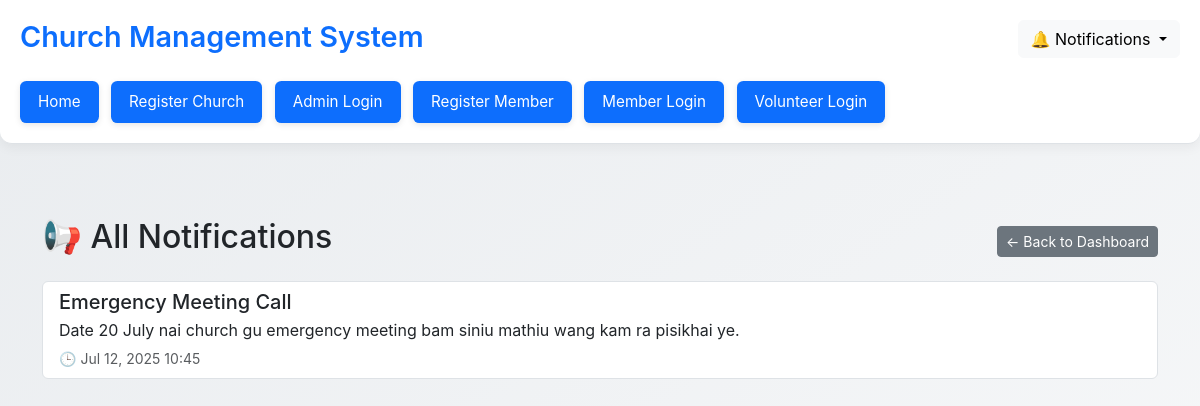
The page /member-notifications/ (signed in) on the database its author committed.
### church/models.py (models this page shows, shortened)
class Announcement(models.Model):
    church = models.ForeignKey(Church, on_delete=models.CASCADE)
    title = models.CharField(max_length=255)
    content = models.TextField(blank=True)  # Announcement message
    created_by = models.ForeignKey(User, on_delete=models.SET_NULL, null=True, blank=True)
    event = models.ForeignKey(Event, on_delete=models.SET_NULL, null=True, blank=True)
    user = models.ForeignKey(User, on_delete=models.CASCADE, related_name='personal_announcements', null=True, blank=True, help_text="Leave blank for public announcements.")
    is_public = models.BooleanField(default=True)
    is_read = models.BooleanField(default=False)  # Only for personal announcements
    created_at = models.DateTimeField(auto_now_add=True)
    class Meta:
        ordering = ['-created_at']

### church/views.py (the view)
# urls.py: path('member-notifications/', views.member_notifications, name='member_notifications'),
@login_required
def member_notifications(request):
    user = request.user
    try:
        church = user.member.church
    except AttributeError:
        return render(request, 'church/error.html', {
            'message': "You do not belong to any church profile."
        })
    notifications = Announcement.objects.filter(
        Q(church=church),
        Q(is_public=True, user__isnull=True) | Q(user=user)
    ).order_by('-created_at')
    return render(request, 'church/member_notification_list.html', {
        'notifications': notifications
    })

### church/templates/church/member_notification_list.html
{% extends 'base_generic.html' %}
{% block content %}
<div class="container mt-4">
    <div class="d-flex justify-content-between align-items-center">
        <h2>📢 All Notifications</h2>
        <a href="{% url 'church:member_dashboard' %}" class="btn btn-sm btn-secondary">← Back to Dashboard</a>
    </div>
    <ul class="list-group mt-3">
        {% for announcement in notifications %}
        <li class="list-group-item">
            <h5 class="mb-1">{{ announcement.title }}</h5>
            <p class="mb-1">{{ announcement.content }}</p>
            <small class="text-muted">🕒 {{ announcement.created_at|date:"M d, Y H:i" }}</small>
        </li>
        {% empty %}
        <li class="list-group-item">No notifications found.</li>
        {% endfor %}
    </ul>
</div>
{% endblock %}

### church/templates/base_generic.html (style rules this page uses)
body { background: linear-gradient(145deg, #e9ecef, #f8f9fa); font-family: 'Inter', sans-serif; min-height: 100vh; }

### rows shown on the page
Announcement: title "Emergency Meeting Call", content "Date 20 July nai church gu emergency meeting bam siniu mathiu wang kam ra pisikhai ye.", created_at "Jul 12, 2025 10:45"
